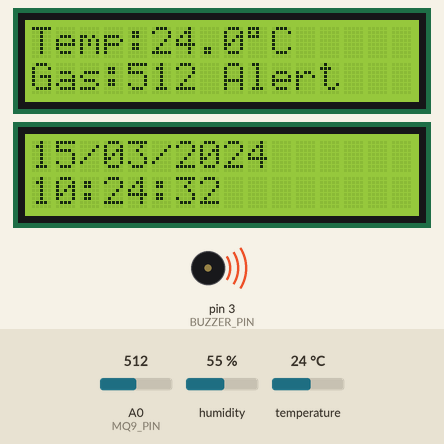
Bench run of a sketch on a simulated Arduino Uno, built with avr-gcc and run on an emulated ATmega328P. Shown: 2 × 16×2 character LCD, buzzer (waves = sounding, pin HIGH). The test bench sets the inputs (shaded band); at power-on: A0 (MQ9_PIN) = 512, temperature 24 °C, humidity 55 %. The local clock reads 2024-03-15 10:24:30 at power-on unless the sketch sets it; what the sketch prints to the serial monitor is not drawn.

Above: at 3.3 s.
3.4 s: A0 (MQ9_PIN) set to 267
At 5.0 s:
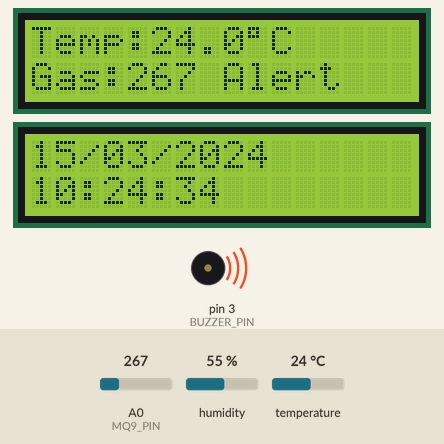
7.0 s: A0 (MQ9_PIN) set to 239
At 8.5 s:
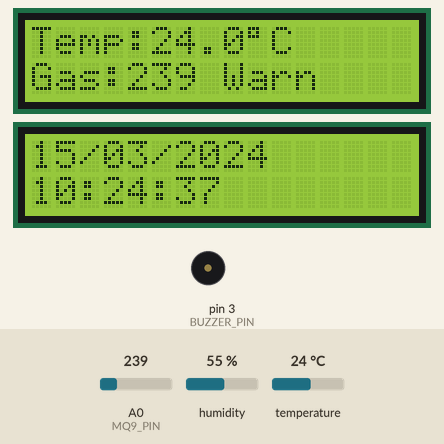
13.3 s: A0 (MQ9_PIN) set to 165
At 14.5 s:
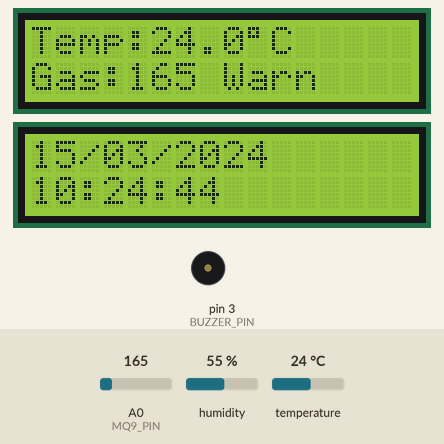
16.7 s: A0 (MQ9_PIN) set to 134
At 18.2 s:
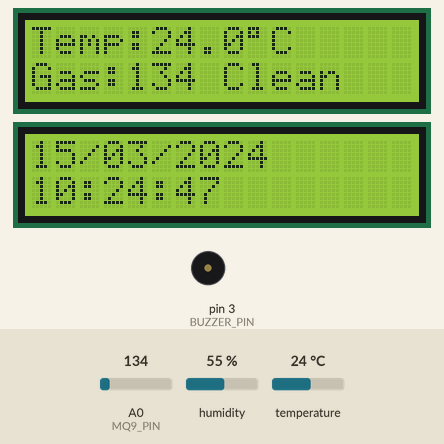
23.0 s: temperature set to 11 °C
At 24.8 s:
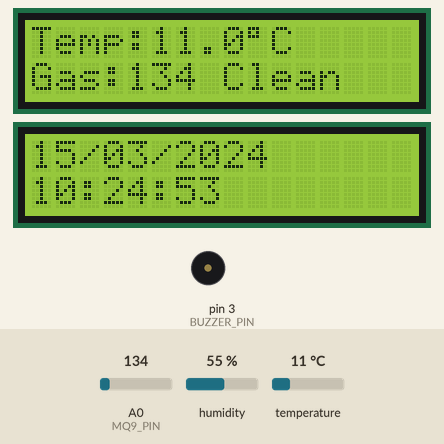
26.5 s: temperature set to 8 °C
At 32.2 s:
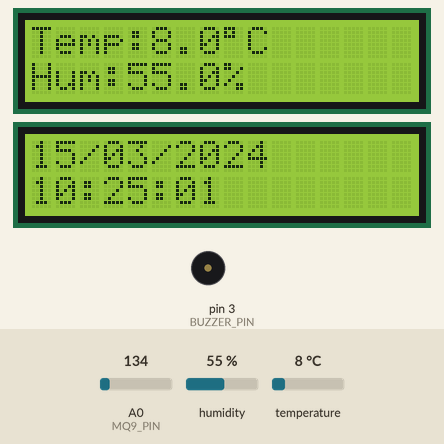
Timing chart, 0 to 33.7 s (numbered marks = the images above; inputs shaded):
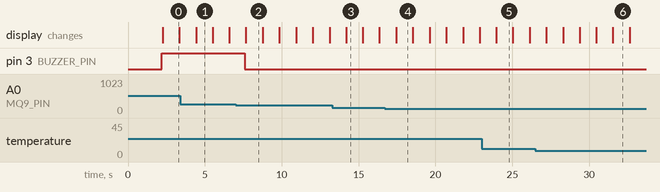

Measured:
- the behaviour switches between 251 and 250 on A0 (MQ9_PIN) (found by bisection; images 1 and 2)
- the behaviour switches between 151 and 150 on A0 (MQ9_PIN) (found by bisection; images 3 and 4)
- the behaviour switches between 10 and 9 °C on temperature (found by bisection; images 5 and 6)
- after the input at 7.0 s, pin 3 (BUZZER_PIN): HIGH → LOW after 0.60 s; the display: changes after 0.67 s (image 2)
- after the input at 16.7 s, the display: changes after 0.75 s (image 4)
- what the display in image 0 shows lasts 1.0 s, from 2.3 s to 3.3 s

The sketch:

Smart_Environment_Monitor.ino
```cpp
#include <Wire.h>
#include <LiquidCrystal_I2C.h>
#include <DHT.h>
#include <RTClib.h>

// ---------------- PINS ----------------

#define DHTPIN 2
#define DHTTYPE DHT11

#define MQ9_PIN A0
#define BUZZER_PIN 3

// ---------------- OBJECTS ----------------

DHT dht(DHTPIN, DHTTYPE);
RTC_DS3231 rtc;

// LCD 1 → Temp / Humidity / Gas
LiquidCrystal_I2C lcd1(0x27, 16, 2);

// LCD 2 → Date / Time
LiquidCrystal_I2C lcd2(0x26, 16, 2);

// ---------------- SETTINGS ----------------

int gasThreshold = 250;

unsigned long lastSwitchTime = 0;
bool showHumidity = false;

// ⚠️ Set TRUE only once to update RTC time
#define SET_RTC_TIME false

// ---------------- SETUP ----------------

void setup() {

  Serial.begin(9600);

  dht.begin();

  if (!rtc.begin()) {
    Serial.println("RTC not found");
    while (1);
  }

  // RTC Time Setup
  if (SET_RTC_TIME) {

    rtc.adjust(DateTime(F(__DATE__), F(__TIME__)));

    Serial.println("RTC Time Updated!");
    delay(500);
  }

  // LCD Init
  lcd1.init();
  lcd1.backlight();

  lcd2.init();
  lcd2.backlight();

  pinMode(BUZZER_PIN, OUTPUT);
  digitalWrite(BUZZER_PIN, LOW);

  // Startup Message
  lcd1.setCursor(0, 0);
  lcd1.print("Air Monitor");

  lcd1.setCursor(0, 1);
  lcd1.print("Starting...");

  delay(2000);

  lcd1.clear();
  lcd2.clear();
}

// ---------------- LOOP ----------------

void loop() {

  float temperature = dht.readTemperature();
  float humidity = dht.readHumidity();

  int gasValue = analogRead(MQ9_PIN);

  DateTime now = rtc.now();

  // -------- BUZZER --------

  if (gasValue > gasThreshold) {
    digitalWrite(BUZZER_PIN, HIGH);
  }
  else {
    digitalWrite(BUZZER_PIN, LOW);
  }

  // -------- SWITCH DISPLAY --------

  if (millis() - lastSwitchTime >= 30000) {

    showHumidity = !showHumidity;

    lastSwitchTime = millis();
  }

  // ---------------- LCD 1 ----------------

  lcd1.clear();

  lcd1.setCursor(0, 0);

  if (isnan(temperature)) {

    lcd1.print("Temp Error");

  }
  else {

    lcd1.print("Temp:");
    lcd1.print(temperature, 1);
    lcd1.print((char)223);
    lcd1.print("C");

  }

  lcd1.setCursor(0, 1);

  if (showHumidity) {

    if (isnan(humidity)) {

      lcd1.print("Humidity Err");

    }
    else {

      lcd1.print("Hum:");
      lcd1.print(humidity, 1);
      lcd1.print("%");

    }

  }
  else {

    lcd1.print("Gas:");
    lcd1.print(gasValue);

    if (gasValue <= 150) {

      lcd1.print(" Clean");

    }
    else if (gasValue <= 250) {

      lcd1.print(" Warn");

    }
    else {

      lcd1.print(" Alert");

    }

  }

  // ---------------- LCD 2 ----------------

  lcd2.clear();

  lcd2.setCursor(0, 0);

  // Date

  if (now.day() < 10) lcd2.print("0");
  lcd2.print(now.day());

  lcd2.print("/");

  if (now.month() < 10) lcd2.print("0");
  lcd2.print(now.month());

  lcd2.print("/");

  lcd2.print(now.year());

  // Time

  lcd2.setCursor(0, 1);

  if (now.hour() < 10) lcd2.print("0");
  lcd2.print(now.hour());

  lcd2.print(":");

  if (now.minute() < 10) lcd2.print("0");
  lcd2.print(now.minute());

  lcd2.print(":");

  if (now.second() < 10) lcd2.print("0");
  lcd2.print(now.second());

  // ---------------- SERIAL OUTPUT ----------------

  Serial.print("Temperature: ");
  Serial.print(temperature);

  Serial.print(" C | Humidity: ");
  Serial.print(humidity);

  Serial.print(" % | Gas: ");
  Serial.print(gasValue);

  Serial.print(" | Date: ");
  Serial.print(now.day());

  Serial.print("/");
  Serial.print(now.month());

  Serial.print("/");
  Serial.print(now.year());

  Serial.print(" | Time: ");
  Serial.print(now.hour());

  Serial.print(":");
  Serial.print(now.minute());

  Serial.print(":");
  Serial.println(now.second());

  delay(1000);
}
```
